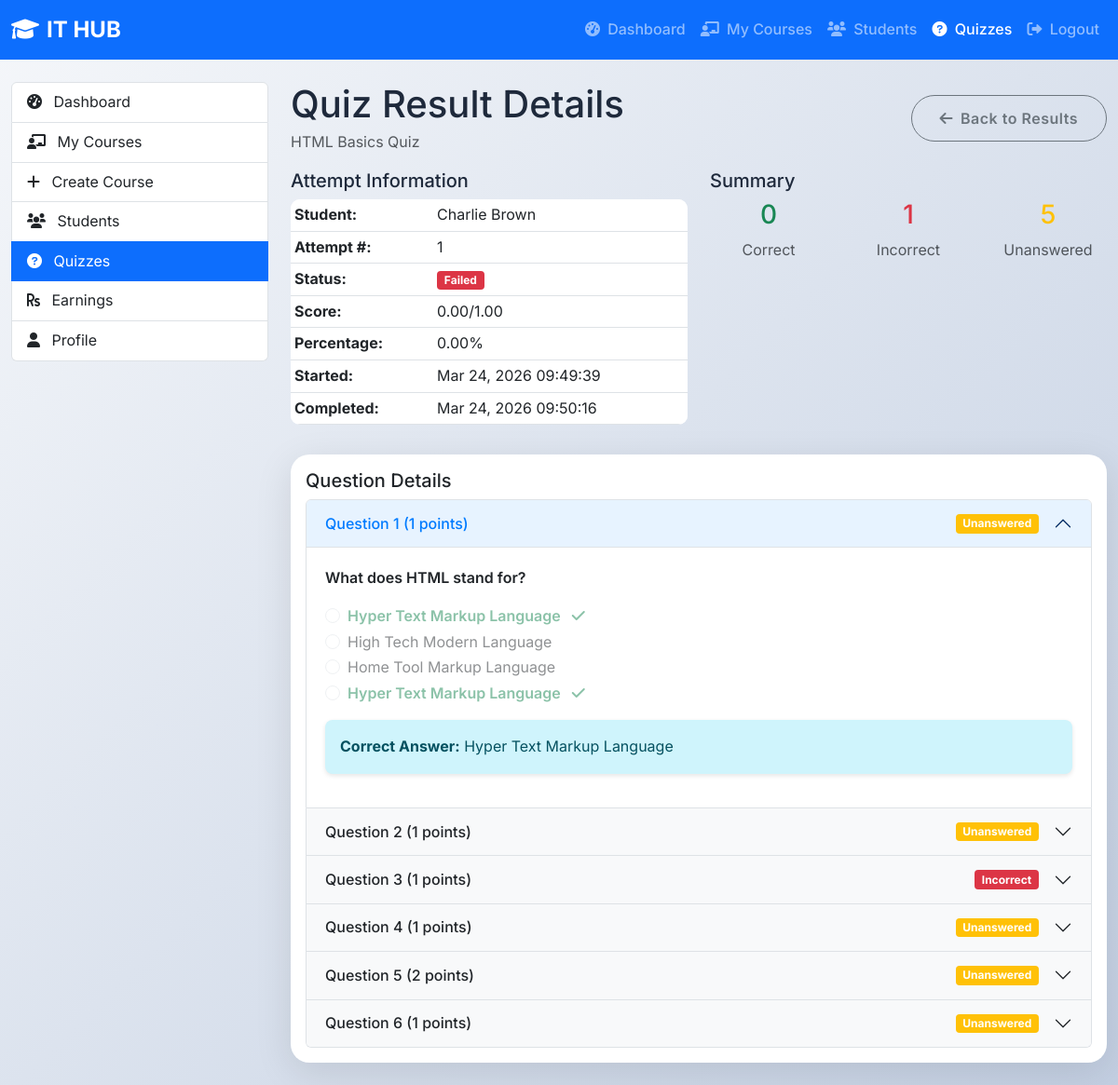
Screenshot of /instructor/quiz-result.php?attempt_id=6 (signed in) with the database file from the repository.
### tables this page shows
CREATE TABLE `quiz_attempts` (
  `id` int(11) NOT NULL AUTO_INCREMENT,
  `student_id` int(11) NOT NULL,
  `quiz_id` int(11) NOT NULL,
  `attempt_number` int(11) NOT NULL,
  `started_at` timestamp NOT NULL DEFAULT current_timestamp(),
  `completed_at` timestamp NULL DEFAULT NULL,
  `score` decimal(5,2) DEFAULT 0.00,
  `total_points` decimal(5,2) DEFAULT 0.00,
  `percentage` decimal(5,2) DEFAULT 0.00,
  `passed` tinyint(1) DEFAULT 0,
  `status` enum('in_progress','completed','abandoned') DEFAULT 'in_progress',
  PRIMARY KEY (`id`),
  KEY `idx_quiz_attempts_quiz` (`quiz_id`),
  KEY `idx_quiz_attempts_user` (`student_id`),
  KEY `idx_student_quiz_status` (`student_id`,`quiz_id`,`status`)
);

CREATE TABLE `quizzes` (
  `id` int(11) NOT NULL AUTO_INCREMENT,
  `course_id` int(11) NOT NULL,
  `lesson_id` int(11) DEFAULT NULL,
  `title` varchar(255) NOT NULL,
  `description` text DEFAULT NULL,
  `time_limit` int(11) DEFAULT NULL,
  `attempts_allowed` int(11) DEFAULT 3,
  `passing_score` decimal(5,2) DEFAULT 70.00,
  `randomize_questions` tinyint(1) DEFAULT 0,
  `show_correct_answers` tinyint(1) DEFAULT 1,
  `status` enum('draft','published') DEFAULT 'draft',
  `created_at` timestamp NOT NULL DEFAULT current_timestamp(),
  `updated_at` timestamp NOT NULL DEFAULT current_timestamp() ON UPDATE current_timestamp(),
  `max_attempts` int(11) DEFAULT 3,
  `time_limit_minutes` int(11) DEFAULT 60,
  PRIMARY KEY (`id`),
  KEY `idx_course_id` (`course_id`),
  KEY `idx_lesson_id` (`lesson_id`),
  KEY `idx_status` (`status`),
  KEY `idx_quizzes_course` (`course_id`),
  KEY `idx_quizzes_status` (`status`)
);

CREATE TABLE `users_new` (
  `id` int(11) NOT NULL AUTO_INCREMENT,
  `username` varchar(50) NOT NULL,
  `email` varchar(100) NOT NULL,
  `password` varchar(255) NOT NULL,
  `full_name` varchar(100) NOT NULL,
  `role` enum('admin','instructor','student') DEFAULT 'student',
  `profile_image` varchar(255) DEFAULT NULL,
  `bio` text DEFAULT NULL,
  `phone` varchar(20) DEFAULT NULL,
  `status` enum('active','inactive','suspended') DEFAULT 'active',
  `created_at` timestamp NOT NULL DEFAULT current_timestamp(),
  `updated_at` timestamp NOT NULL DEFAULT current_timestamp() ON UPDATE current_timestamp(),
  PRIMARY KEY (`id`),
  UNIQUE KEY `username` (`username`),
  UNIQUE KEY `email` (`email`)
);

CREATE TABLE `quiz_questions` (
  `id` int(11) NOT NULL AUTO_INCREMENT,
  `quiz_id` int(11) NOT NULL,
  `question_text` text NOT NULL,
  `question_type` enum('multiple_choice','true_false','short_answer') DEFAULT 'multiple_choice',
  `points` decimal(5,2) DEFAULT 1.00,
  `question_order` int(11) DEFAULT 0,
  `explanation` text DEFAULT NULL,
  `sort_order` int(11) DEFAULT 0,
  `created_at` timestamp NOT NULL DEFAULT current_timestamp(),
  PRIMARY KEY (`id`),
  KEY `idx_quiz_id` (`quiz_id`),
  KEY `idx_sort_order` (`sort_order`),
  KEY `idx_question_order` (`question_order`),
  KEY `idx_quiz_questions_quiz` (`quiz_id`)
);

CREATE TABLE `quiz_options` (
  `id` int(11) NOT NULL AUTO_INCREMENT,
  `question_id` int(11) NOT NULL,
  `option_text` text NOT NULL,
  `is_correct` tinyint(1) DEFAULT 0,
  `option_order` int(11) DEFAULT 0,
  `created_at` timestamp NOT NULL DEFAULT current_timestamp(),
  PRIMARY KEY (`id`),
  KEY `idx_question_order` (`question_id`,`option_order`),
  KEY `idx_quiz_options_question` (`question_id`),
  CONSTRAINT `quiz_options_ibfk_1` FOREIGN KEY (`question_id`) REFERENCES `quiz_questions` (`id`) ON DELETE CASCADE
);

CREATE TABLE `quiz_answers` (
  `id` int(11) NOT NULL AUTO_INCREMENT,
  `attempt_id` int(11) NOT NULL,
  `question_id` int(11) NOT NULL,
  `selected_option_id` int(11) DEFAULT NULL,
  `answer_text` text NOT NULL,
  `is_correct` tinyint(1) DEFAULT 0,
  `points_earned` decimal(5,2) DEFAULT NULL,
  `created_at` timestamp NOT NULL DEFAULT current_timestamp(),
  PRIMARY KEY (`id`),
  KEY `idx_question_id` (`question_id`),
  KEY `fk_quiz_answers_option` (`selected_option_id`),
  KEY `idx_quiz_answers_attempt` (`attempt_id`),
  CONSTRAINT `fk_quiz_answers_attempt` FOREIGN KEY (`attempt_id`) REFERENCES `quiz_attempts` (`id`) ON DELETE CASCADE,
  CONSTRAINT `fk_quiz_answers_option` FOREIGN KEY (`selected_option_id`) REFERENCES `quiz_options` (`id`) ON DELETE SET NULL,
  CONSTRAINT `fk_quiz_answers_question` FOREIGN KEY (`question_id`) REFERENCES `quiz_questions` (`id`) ON DELETE CASCADE
);

### instructor/quiz-result.php (the view, shortened to what the rows shown need)
<?php
require_once '../models/Quiz.php';
$quizModel = new Quiz();
$attemptId = (int)($_GET['attempt_id'] ?? 0);
$attempt = $quizModel->getQuizAttempt($attemptId);
$results = $quizModel->getQuizAttemptResults($attemptId);
?>
<!DOCTYPE html>
<html lang="en">
<head>
    <link href="https://cdn.jsdelivr.net/npm/bootstrap@5.3.0/dist/css/bootstrap.min.css" rel="stylesheet">
    <link href="https://cdnjs.cloudflare.com/ajax/libs/font-awesome/6.0.0/css/all.min.css" rel="stylesheet">
    <link href="../assets/css/style.css" rel="stylesheet">
</head>
<body>
    <div class="container-fluid py-4">
        <div class="row">
            <div class="col-md-9">
                <div class="d-flex justify-content-between align-items-center mb-3">
                    <div>
                        <h1 class="mb-1">Quiz Result Details</h1>
                        <div class="text-muted"><?php echo htmlspecialchars($attempt['quiz_title']); ?></div>
                    </div>
                </div>
                <div class="card-soft mb-3">
                    <div class="row">
                        <div class="col-md-6">
                            <table class="table table-sm">
                                <tr>
                                    <td><strong>Student:</strong></td>
                                    <td><?php echo htmlspecialchars($results['attempt']['student_name'] ?? 'Unknown'); ?></td>
                                </tr>
                                <tr>
                                    <td><strong>Attempt #:</strong></td>
                                    <td><?php echo (int)$attempt['attempt_number']; ?></td>
                                </tr>
                                <tr>
                                    <td><strong>Score:</strong></td>
                                    <td><?php echo $attempt['status'] === 'completed' ? htmlspecialchars($attempt['score'] . '/' . $attempt['total_points']) : '-'; ?></td>
                                </tr>
                                <tr>
                                    <td><strong>Percentage:</strong></td>
                                    <td><?php echo $attempt['status'] === 'completed' ? htmlspecialchars($attempt['percentage'] . '%') : '-'; ?></td>
                                </tr>
                                <tr>
                                    <td><strong>Started:</strong></td>
                                    <td><?php echo $attempt['started_at'] ? date('M j, Y H:i:s', strtotime($attempt['started_at'])) : '-'; ?></td>
                                </tr>
                                <tr>
                                    <td><strong>Completed:</strong></td>
                                    <td><?php echo $attempt['completed_at'] ? date('M j, Y H:i:s', strtotime($attempt['completed_at'])) : '-'; ?></td>
                                </tr>
                            </table>
                        </div>
                    </div>
                </div>
                <div class="card">
                    <div class="card-body">
                        <?php if (empty($results['questions'])): ?>
                            <div class="text-center py-4 text-muted">
                                <i class="fas fa-question-circle fa-3x mb-3"></i>
                                <h6>No questions found</h6>
                            </div>
                        <?php else: ?>
                            <div class="accordion" id="questionsAccordion">
                                <?php foreach ($results['questions'] as $index => $question): ?>
                                    <div class="accordion-item">
                                        <h2 class="accordion-header">
                                            <button class="accordion-button <?php echo $index > 0 ? 'collapsed' : ''; ?>" type="button" data-bs-toggle="collapse" data-bs-target="#question<?php echo $index; ?>">
                                                <div class="d-flex justify-content-between align-items-center w-100 me-3">
                                                    <span>Question <?php echo $index + 1; ?> (<?php echo (float)$question['points']; ?> points)</span>
                                                    <span class="badge bg-<?php echo $question['is_correct'] === 1 ? 'success' : ($question['is_correct'] === 0 ? 'danger' : 'warning'); ?>">
                                                        <?php echo $question['is_correct'] === 1 ? 'Correct' : ($question['is_correct'] === 0 ? 'Incorrect' : 'Unanswered'); ?>
                                                    </span>
                                                </div>
                                            </button>
                                        </h2>
                                        <div id="question<?php echo $index; ?>" class="accordion-collapse collapse <?php echo $index === 0 ? 'show' : ''; ?>">
                                            <div class="accordion-body">
                                                <p class="fw-semibold"><?php echo htmlspecialchars($question['question_text']); ?></p>
                                                <?php if ($question['question_type'] === 'multiple_choice'): ?>
                                                    <div class="mb-3">
                                                        <?php foreach ($question['options'] as $option): ?>
                                                            <div class="form-check">
                                                                <input class="form-check-input" type="radio"
                                                                       <?php echo $option['selected'] ? 'checked' : ''; ?>
                                                                       disabled>
                                                                <label class="form-check-label <?php echo $option['is_correct'] ? 'text-success fw-semibold' : ($option['selected'] && !$option['is_correct'] ? 'text-danger' : ''); ?>">
                                                                    <?php echo htmlspecialchars($option['option_text']); ?>
                                                                    <?php if ($option['is_correct']): ?>
                                                                        <i class="fas fa-check text-success ms-2"></i>
                                                                    <?php elseif ($option['selected'] && !$option['is_correct']): ?>
                                                                        <i class="fas fa-times text-danger ms-2"></i>
                                                                    <?php endif; ?>
                                                                </label>
                                                            </div>
                                                        <?php endforeach; ?>
                                                    </div>
                                                <?php endif; ?>
                                                <?php if ($question['correct_answer']): ?>
                                                    <div class="alert alert-info">
                                                        <strong>Correct Answer:</strong> <?php echo htmlspecialchars($question['correct_answer']); ?>
                                                    </div>
                                                <?php endif; ?>
                                            </div>
                                        </div>
                                    </div>
                                <?php endforeach; ?>
                            </div>
                        <?php endif; ?>
                    </div>
                </div>
            </div>
        </div>
    </div>
</body>
</html>

### rows the page displays
quiz_attempts: quizzes.title "HTML Basics Quiz", users_new.full_name "Charlie Brown", attempt_number "1", score+total_points "0.00/1.00", percentage "0.00%", started_at "Mar 24, 2026 09:49:39", completed_at "Mar 24, 2026 09:50:16"
quiz_questions: points "1", shows "Unanswered", question_text "What does HTML stand for?", correct_answer "Hyper Text Markup Language"
quiz_options: option_text "Hyper Text Markup Language", is_correct 1 (drawn)
quiz_options: option_text "High Tech Modern Language"
quiz_options: option_text "Home Tool Markup Language"
quiz_questions: points "1", shows "Unanswered"
quiz_answers: question.points "1", is_correct "Incorrect"
quiz_questions: points "1", shows "Unanswered"
quiz_questions: points "2", shows "Unanswered"
quiz_questions: points "1", shows "Unanswered"

### other values shown
$results['correct_count'] "0"
$results['incorrect_count'] "1"
$results['unanswered_count'] "5"
